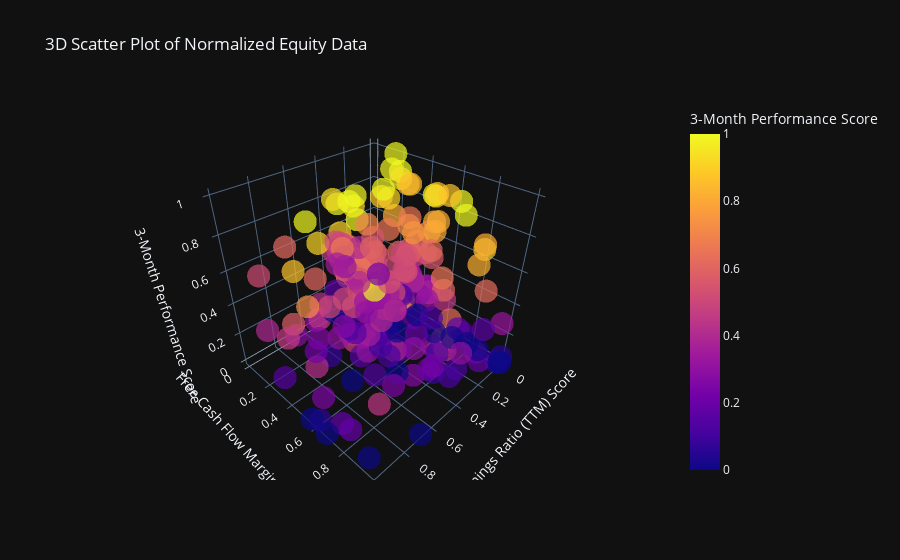

Write notebook code for a chart like this one.
### Markdown cell above
These heat plots reveal that for certain categories of data, particularly valuation, income statement and balance sheet data, the top companies by market capitalization tend to have the highest scores in those categories. Although this may indicate that such companies with the highest aggregated normalized scores are the best pick for an investment portfolio, this assumption must be validated against their past 3-month performance to see if these scores did indeed dictate a positive change in the price of an equity--indicating a positive return on investment. A multiple linear regression can be used, but first, a 3D plot can be used to closely analyze the correlation of two of the most important pieces of equity data when picking stocks with the corresponding change in the price of such stocks.

### Code cell
viz.scatter_3d(mega_df, 'Price to Earnings Ratio (TTM) Score', 'Free Cash Flow Margin (FY) Score', '3-Month Performance Score').show(config=config)

### Figure 1 — Plotly figure (JSON) as saved in the notebook; plotly's stock layout.template omitted (floating-point values rounded to 4 significant figures; data arrays with more than 128 entries replaced by an {"elided": "..."} marker saying what was removed)
{"data": [{"hovertemplate": "Price to Earnings Ratio (TTM) Score=%{x}<br>Free Cash Flow Margin (FY) Score=%{y}<br>3-Month Performance Score=%{marker.color}<extra></extra>", "legendgroup": "", "marker": {"color": {"elided": "231 float values"}, "coloraxis": "coloraxis", "opacity": 0.7, "symbol": "circle"}, "mode": "markers", "name": "", "scene": "scene", "showlegend": false, "type": "scatter3d", "x": {"elided": "231 float values"}, "y": {"elided": "231 float values"}, "z": {"elided": "231 float values"}}], "layout": {"coloraxis": {"colorbar": {"title": {"text": "3-Month Performance Score"}}, "colorscale": [[0, "#0d0887"], [0.1111, "#46039f"], [0.2222, "#7201a8"], [0.3333, "#9c179e"], [0.4444, "#bd3786"], [0.5556, "#d8576b"], [0.6667, "#ed7953"], [0.7778, "#fb9f3a"], [0.8889, "#fdca26"], [1, "#f0f921"]]}, "legend": {"tracegroupgap": 0}, "scene": {"domain": {"x": [0, 1], "y": [0, 1]}, "xaxis": {"title": {"text": "Price to Earnings Ratio (TTM) Score"}}, "yaxis": {"title": {"text": "Free Cash Flow Margin (FY) Score"}}, "zaxis": {"title": {"text": "3-Month Performance Score"}}}, "title": {"text": "3D Scatter Plot of Normalized Equity Data"}}}
